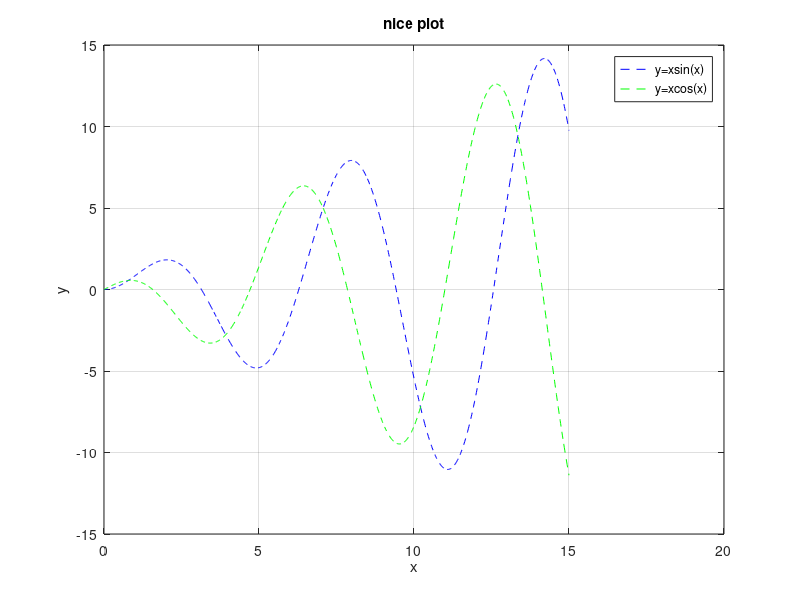

The MATLAB source for this figure:
%creating "niceplot" 
%clearing variables
clear
%close current window
close
%defining functions
x = linspace(0, 15, 1000);
y = x.*sin(x) 
plot (x,y,'b--')
grid on 
%keep both graphs on
hold on
y = x.*cos(x)
plot (x,y,'g--')
title ('nice plot') 
xlabel('x')
ylabel('y')
% Add a legend 
legend ('y=xsin(x)','y=xcos(x)')
% End of the hold command
hold off